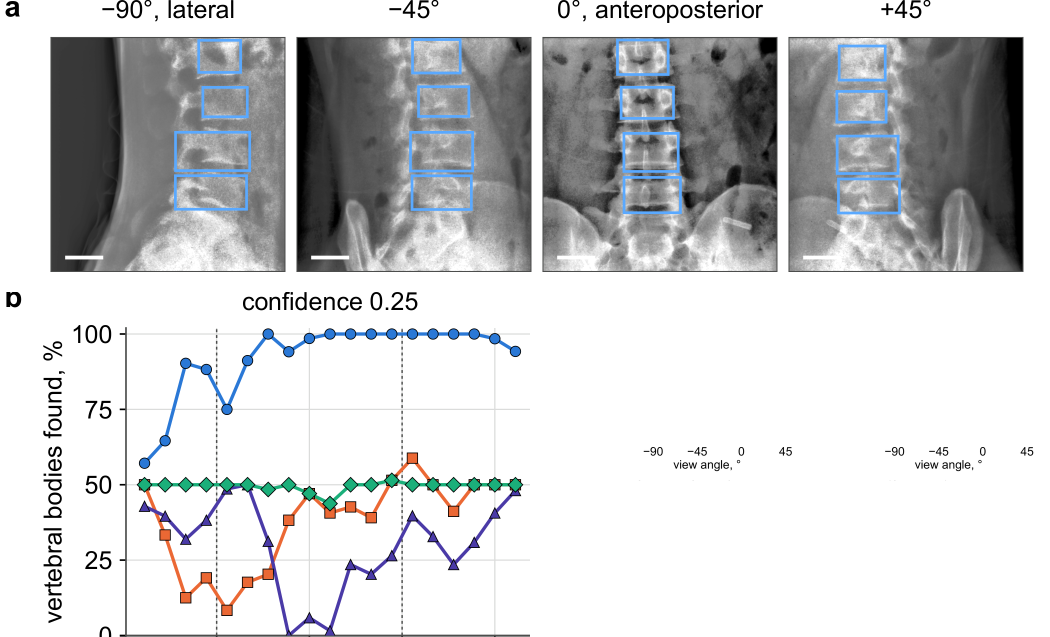
#> input picture cns2026_talks/spine_not_all_spines/CTSpinoPelvic1K/paper/cns2026/figs_v2/big_figS5_ab.png, 2100 x 1273 px, given in place of fig1d_algorithm.png, which was not available (shown at 1/2 size)
$ python prep_v10_figs.py
#> lines starting #> are read from the running program, lines starting #| are printed output that depends on the picture; after the words box and inside, x2 and y2 are one past the last pixel; in counts of white or black regions, pixels touching at a corner belong together; pictures that were not available may be replaced by others from this repository, and a replacement may not be noted
"""paper/cns2026/prep_v10_figs.py — figures for deck v6 (Greg 2026-09-26, the long list):
  * cartoon_sweep.png: the manuscript's chain cartoon (figures/fig1d_algorithm.png) cropped to the prone column with
    the stepping, overlapping fields; the correlation panel below it (the method) is left out;
  * big_fig4_d.png: Figure 4 panel d alone (the check: shape against count, the call, the stop);
  * gallery_case83.png: the real frame whose two truth labellers disagree (orange boxes), from the C-ArmLSpine gallery;
  * chart_bettis_redrawn.png: Bettis et al. 2026 Figure 1 (NPDB payment reports for surgical never events by code,
    1991-2025) redrawn with slide-size legend and axis titles. The article page carries no data table, so the five
    curves are read off the published PNG by colour (one value per report year); the four codes are checked against
    the pooled line and the deviation printed. The fitted trend is omitted.
Writes into figs_v2/ and figs_cited/bettis2026_fig1_digitised.csv.

    python paper/cns2026/prep_v10_figs.py
"""
import csv
from pathlib import Path

import numpy as np
import matplotlib
matplotlib.use("Agg")
import matplotlib.pyplot as plt  # noqa: E402
from PIL import Image  # noqa: E402

HERE = Path(__file__).resolve().parent
OUT = HERE / "figs_v2"
CITED = HERE / "figs_cited"
SN = HERE.parent.parent.parent / "spinesurg-ct-nnunet" / "SchwingNet"

# ---------------------------------------------------------------- crops
im = Image.open(SN / "figures" / "fig1d_algorithm.png").convert("RGB")
#> im is the input picture: PIL image 2100x1273 RGB; mean R, G, B 204, 205.2, 206.6
im.crop((0, 0, 2028, 322)).save(OUT / "cartoon_sweep.png")
print("cartoon_sweep", im.crop((0, 0, 2028, 322)).size)
#| cartoon_sweep (2028, 322)
f4 = Image.open(SN / "figures" / "figure4.png").convert("RGB")
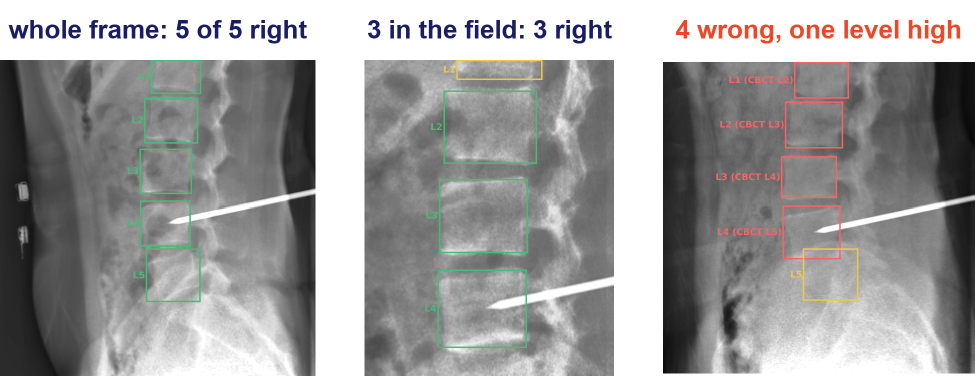
#> input picture cns2026_talks/spine_not_all_spines/CTSpinoPelvic1K/paper/cns2026/figs_v2/big_gallery_trio.png, 1949 x 751 px, given in place of figure4.png, which was not available (shown at 1/2 size)
#> f4 is the input picture: PIL image 1949x751 RGB; mean R, G, B 156.5, 155.9, 155.6
f4.crop((1060, 1200, 2100, 2112)).save(OUT / "big_fig4_d.png")
f4.crop((0, 1200, 1060, 2112)).save(OUT / "big_fig4_c.png")
g = Image.open(OUT / "sn_carmlspine_gallery.png").convert("RGB")
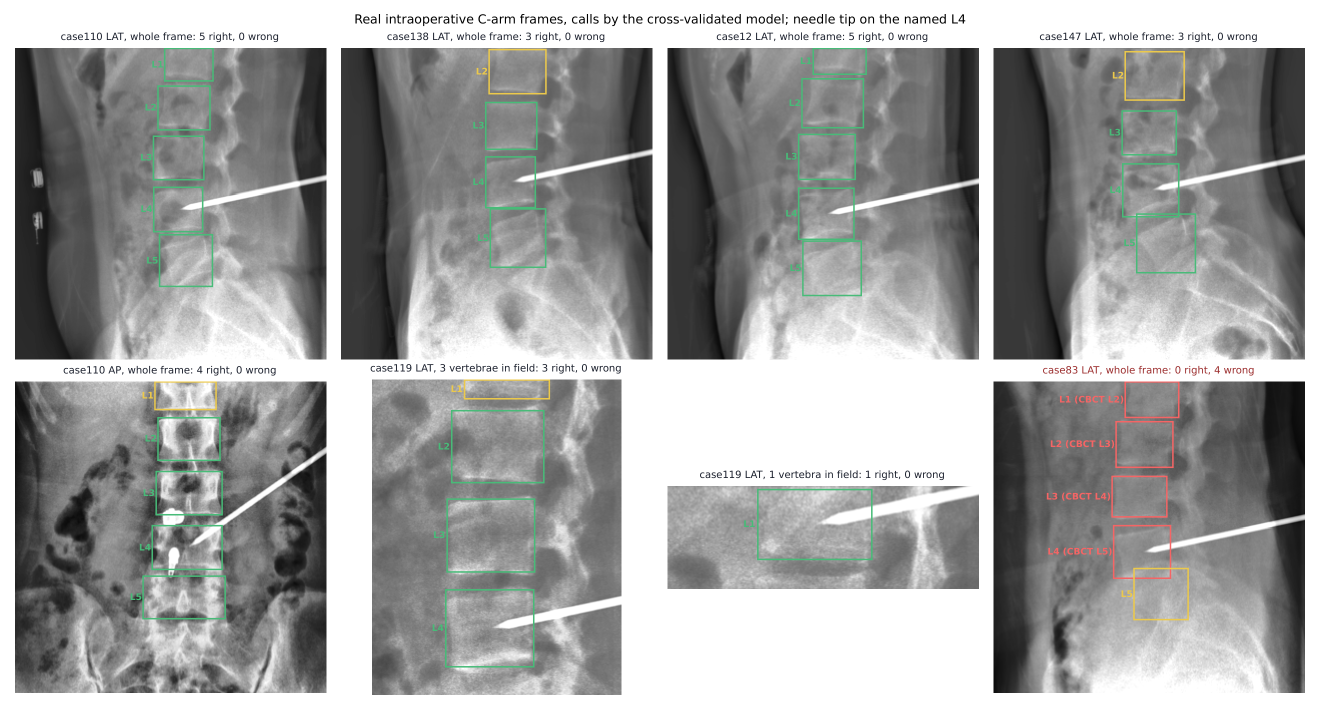
#> input picture cns2026_talks/spine_not_all_spines/CTSpinoPelvic1K/paper/cns2026/figs_v2/sn_carmlspine_gallery.png, 2640 x 1420 px (shown at 1/2 size)
#> g is the input picture: PIL image 2640x1420 RGB; mean R, G, B 158.2, 158.9, 158.1
g.crop((1987, 759, 2610, 1390)).save(OUT / "gallery_case83.png")
# the four angle frames of the rotational acquisition as a 2 x 2 grid (from the strip, split at its white gutters)
strip = Image.open(OUT / "big_figS5_a.png").convert("RGB")
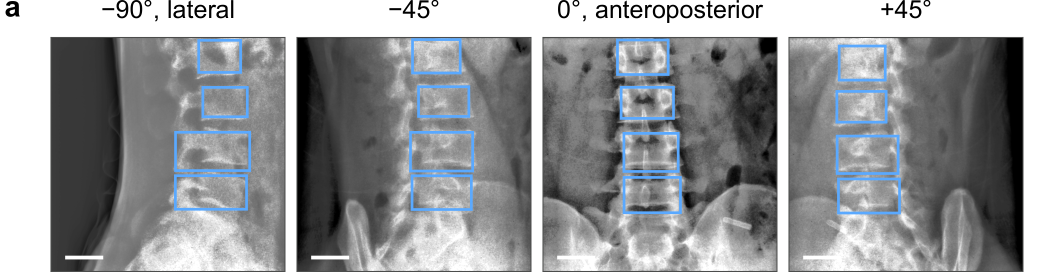
#> input picture cns2026_talks/spine_not_all_spines/CTSpinoPelvic1K/paper/cns2026/figs_v2/big_figS5_a.png, 2100 x 544 px (shown at 1/2 size)
#> strip is the input picture: PIL image 2100x544 RGB; mean R, G, B 147.8, 149.9, 152.2
col = np.asarray(strip.convert("L")).mean(axis=0) > 250
runs, start = [], None
for i, w_ in enumerate(col):
    if w_ and start is None:
        start = i
    if not w_ and start is not None:
        if i - start >= 6:
            runs.append((start, i))
        start = None
#> this loop made 2100 passes
#> w_ on passes 1 to 12: True, True, True, True, True, True, True, True, True, True, True, True
#> after the loop, runs = [(0, 12), (38, 100), (571, 592), (1063, 1084), (1555, 1576)]; start = 2047
inner = [r for r in runs if r[0] > 20 and r[1] < strip.width - 20]
#> inner = [(38, 100), (571, 592), (1063, 1084), (1555, 1576)]
cuts = [0] + [int((a + b) / 2) for a, b in inner] + [strip.width]
#> cuts = [0, 69, 581, 1073, 1565, 2100]
panels = [strip.crop((cuts[i], 0, cuts[i + 1], strip.height)) for i in range(len(cuts) - 1)]
#> panels = 5 items
panels = [pn for pn in panels if pn.width > 150]
#> panels = 4 items
print("strip panels", len(panels), [pn.size for pn in panels])
#| strip panels 4 [(512, 544), (492, 544), (492, 544), (535, 544)]
if len(panels) == 4:
    pw = max(pn.width for pn in panels); phh = strip.height
#> after `pw = max((pn.width for pn in panels))`: pw = 535
#> after `phh = strip.height`: phh = 544
    grid = Image.new("RGB", (2 * pw + 30, 2 * phh + 30), "white")
#> grid: PIL image 1100x1118 RGB; every value is 255
    for i, pn in enumerate(panels):
        r_, c_ = divmod(i, 2)
        grid.paste(pn, (c_ * (pw + 30), r_ * (phh + 30)))
#> this loop made 4 passes
#> (r_, c_) on passes 1 to 4: (0, 0), (0, 1), (1, 0), (1, 1)
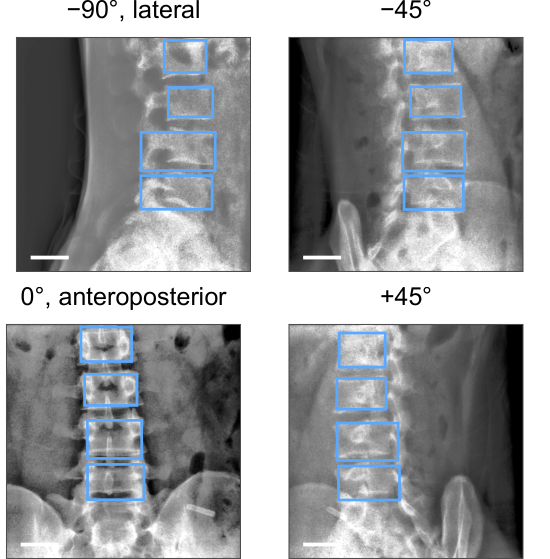
#> grid: PIL image 1100x1118 RGB (shown at 1/2 size); mean R, G, B 155.5, 157.5, 159.6
    grid.save(OUT / "big_figS5_a_grid.png")
    print("big_figS5_a_grid", grid.size)
#| big_figS5_a_grid (1100, 1118)
print("crops done")

# ---------------------------------------------------------------- Bettis: digitise
src = np.asarray(Image.open(CITED / "bettis2026_fig1.png").convert("RGB")).astype(int)
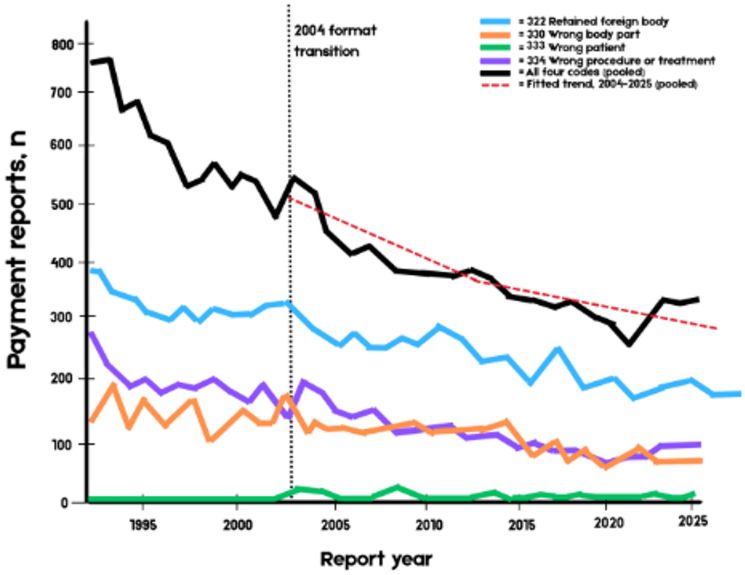
#> input picture cns2026_talks/spine_not_all_spines/CTSpinoPelvic1K/paper/cns2026/figs_cited/bettis2026_fig1.png, 1489 x 1149 px (shown at 1/2 size)
H, W, _ = src.shape
#> H = 1149; W = 1489
dark = (src.max(axis=2) < 70)
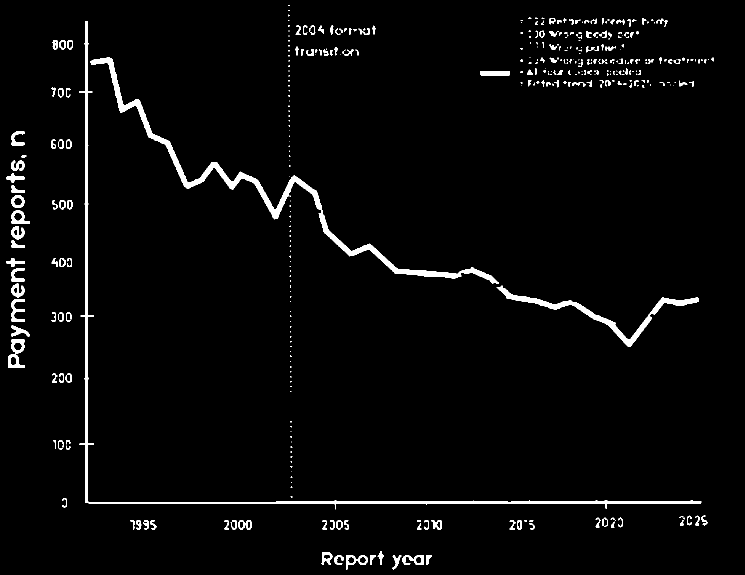
#> dark: shape (1149, 1489) bool (shown at 1/2 size); 2.8% white; 413 white regions (220 under 20 px), largest, box (x1, y1, x2, y2) and area: (181, 115, 998, 568) 12391, (158, 42, 1403, 1019) 10899, (993, 571, 1398, 694) 4743
# axes: the column and row with the most dark pixels
col_counts = dark[100:1050, 100:400].sum(axis=0)
#> col_counts = 300 values, max 906 at index 71, min 0 at index 0, mean 41.18
axis_x = 100 + int(np.argmax(col_counts))
#> axis_x = 171
row_counts = dark[900:1100, 200:1400].sum(axis=1)
#> row_counts = 200 values, max 1200 at index 105, min 0 at index 0, mean 37.06
axis_y = 900 + int(np.argmax(row_counts))
#> axis_y = 1005
print("axes at x", axis_x, "y", axis_y)
#| axes at x 171 y 1005


def clusters(idx):
    idx = sorted(int(i) for i in idx)
#> idx = [183, 184, 631, 632, 887, 888]
    out, cur = [], [idx[0]] if idx else []
#> out = []; cur = [183]
    for i in idx[1:]:
        if i - cur[-1] <= 2:
            cur.append(i)
        else:
            out.append(cur); cur = [i]
#> this loop made 5 passes
#> (i, cur) on passes 2, 4: (631, [631]), (887, [887])
#> i on passes 1, 3, 5: 184, 632, 888
#> after the loop, out = [[183, 184], [631, 632]]
    if cur:
        out.append(cur)
    return [float(np.mean(c)) for c in out]


# y ticks: dark pixels just left of the axis line
yt = clusters(np.where(dark[:, axis_x - 14:axis_x - 4].sum(axis=1) >= 4)[0])
#> yt = [183.5, 631.5, 887.5]
yt = [t for t in yt if 40 < t <= axis_y + 3]
ysp = float(np.median(np.diff(sorted(yt))))
#> ysp = 352
print("y ticks", len(yt), "spacing px per 100:", round(ysp, 2))
#| y ticks 3 spacing px per 100: 352.0
# x ticks: dark pixels just below the axis line
xt = clusters(np.where(dark[axis_y + 4:axis_y + 14, :].sum(axis=0) >= 4)[0])
#> the loop in clusters (call 2), `for i in idx[1:]:` made 8 passes
#> (i, cur) on passes 3, 5, 7: (132, [132]), (670, [670]), (1211, [1211])
#> i on passes 1, 2, 4, 6, 8: 126, 127, 133, 671, 1212
#> xt = [126, 132.5, 670.5, 1211.5]
xt = [t for t in xt if t > axis_x + 20]
#> xt = [670.5, 1211.5]
xsp = float(np.median(np.diff(sorted(xt))))
#> xsp = 541
print("x ticks", [round(t) for t in xt], "spacing px per 5 years:", round(xsp, 2))
#| x ticks [670, 1212] spacing px per 5 years: 541.0
pxpy = xsp / 5.0
#> pxpy = 108.2
x1995 = min(xt)                      # the first labelled tick is 1995
#> x1995 = 670.5

# series colours from the legend swatches (a column through the swatch lines, upper right)
swatch_col = None
for x in range(900, 1100, 5):
    colm = src[20:200, x]
    nonwhite = [(y + 20, tuple(colm[y])) for y in range(colm.shape[0]) if colm[y].sum() < 700]
    if len(nonwhite) >= 30:
        swatch_col = x
        break
refs = {}
if swatch_col is not None:
    colm = src[20:200, swatch_col]
#> colm = 180 rows, first 8: [255, 255, 255], [255, 255, 255], [255, 255, 255], [255, 255, 255], [255, 255, 255], [255, 255, 255], [255, 255, 255], [255, 255, 255]
    rows = [y for y in range(colm.shape[0]) if colm[y].sum() < 700]
#> rows = 65 values from 17 to 133
    for c in clusters(rows):
        rgb = tuple(int(v) for v in src[int(c) + 20, swatch_col])
        refs[int(c) + 20] = rgb
#> this loop made 5 passes
#> (c, rgb) on passes 1 to 5: (22.5, (142, 213, 254)), (50, (253, 192, 152)), (74.5, (112, 219, 167)), (101.5, (189, 155, 253)), (126.5, (110, 110, 110))
#> after the loop, refs = {42: (142, 213, 254), 70: (253, 192, 152), 94: (112, 219, 167), 121: (189, 155, 253), 146: (110, 110, 110)}
print("swatches (row: colour):", refs)
#| swatches (row: colour): {42: (142, 213, 254), 70: (253, 192, 152), 94: (112, 219, 167), 121: (189, 155, 253), 146: (110, 110, 110)}
names_by_order = ["322 retained foreign body", "330 wrong body part", "333 wrong patient", "334 wrong procedure or treatment", "all four codes, pooled", "fitted trend"]
series = {}
for (row, rgb), name in zip(sorted(refs.items()), names_by_order):
    series[name] = np.array(rgb)
#> this loop made 5 passes
#> (row, rgb, name) on passes 1 to 5: (42, (142, 213, 254), '322 retained foreign body'), (70, (253, 192, 152), '330 wrong body part'), (94, (112, 219, 167), '333 wrong patient'), (121, (189, 155, 253), '334 wrong procedure or treatment'), (146, (110, 110, 110), 'all four codes, pooled')
#> after the loop, series = {'322 retained foreign body': [142, 213, 254], '330 wrong body part': [253, 192, 152], '333 wrong patient': [112, 219, 167], '334 wrong procedure or treatment': [189, 155, 253], 'all four codes, pooled': [110, 110, 110]}
series.pop("fitted trend", None)

plot = np.zeros((H, W), bool)
plot[60:axis_y - 1, axis_x + 3:W - 20] = True
plot[0:210, 930:W] = False           # the legend box
years = list(range(1991, 2026))
data = {}
for name, rgb in series.items():
    dist = np.sqrt(((src - rgb) ** 2).sum(axis=2))
    mask = (dist < 60) & plot
    if name.startswith("all four"):
        mask = mask & (src.max(axis=2) < 70)
    vals = []
    for yr in years:
        x = int(round(x1995 + (yr - 1995) * pxpy))
        ys = np.where(mask[:, max(x - 2, 0):x + 3].any(axis=1))[0]
        vals.append(float((axis_y - ys.mean()) / ysp * 100) if len(ys) else np.nan)
    data[name] = vals
#> this loop made 5 passes
#> (name, rgb) on passes 1 to 5: ('322 retained foreign body', [142, 213, 254]), ('330 wrong body part', [253, 192, 152]), ('333 wrong patient', [112, 219, 167]), ('334 wrong procedure or treatment', [189, 155, 253]), ('all four codes, pooled', [110, 110, 110])
#> pass 2, `mask = (dist < 60) & plot`:
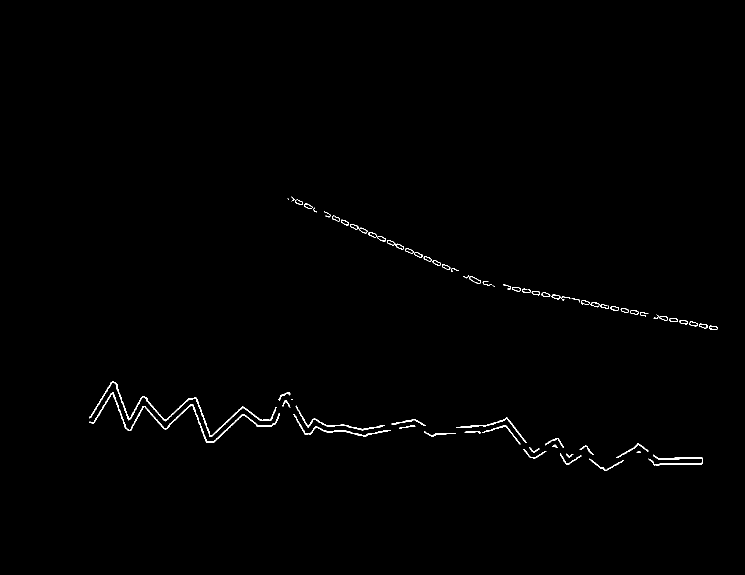
#> mask: shape (1149, 1489) bool (shown at 1/2 size); 0.55% white in thin lines or dots, all inside (x1, y1, x2, y2) = (178, 393, 1435, 942)
#> after the loop: mask: shape (1149, 1489) bool; every value is 0
#> after the loop, data = 5 items
first_col = np.where((np.sqrt(((src - series["322 retained foreign body"]) ** 2).sum(axis=2)) < 60) & plot)[1].min()
#> first_col = 179
print("first blue column", first_col, "-> year", round(1995 + (first_col - x1995) / pxpy, 1))
#| first blue column 179 -> year 1990.5
# fill the wrong-patient line's early years (it lies on the axis, under the axis ink) with 0
wp = data["333 wrong patient"]
#> wp = 35 items, first 6: 3.69, 3.69, 3.69, 5.26, 5.11, 6.78
data["333 wrong patient"] = [0.0 if np.isnan(v) else v for v in wp]
# check: the four codes against the pooled line
codes = [k for k in data if not k.startswith("all four")]
#> codes = ['322 retained foreign body', '330 wrong body part', '333 wrong patient', '334 wrong procedure or treatment']
dev = []
for i, yr in enumerate(years):
    s = sum(data[k][i] for k in codes if not np.isnan(data[k][i]))
    p = data["all four codes, pooled"][i]
    if not np.isnan(p) and p > 0 and all(not np.isnan(data[k][i]) for k in codes):
        dev.append(abs(s - p) / p)
#> this loop made 35 passes
#> s on passes 1 to 12: 251.7, 223.7, 220.1, 227.7, 265.4, 262.1, 263.2, 168.8, 191.9, 163.6, 164.3, 161
#> after the loop, dev = []
#> (the run stopped early here; a loop or call above may not have finished)
